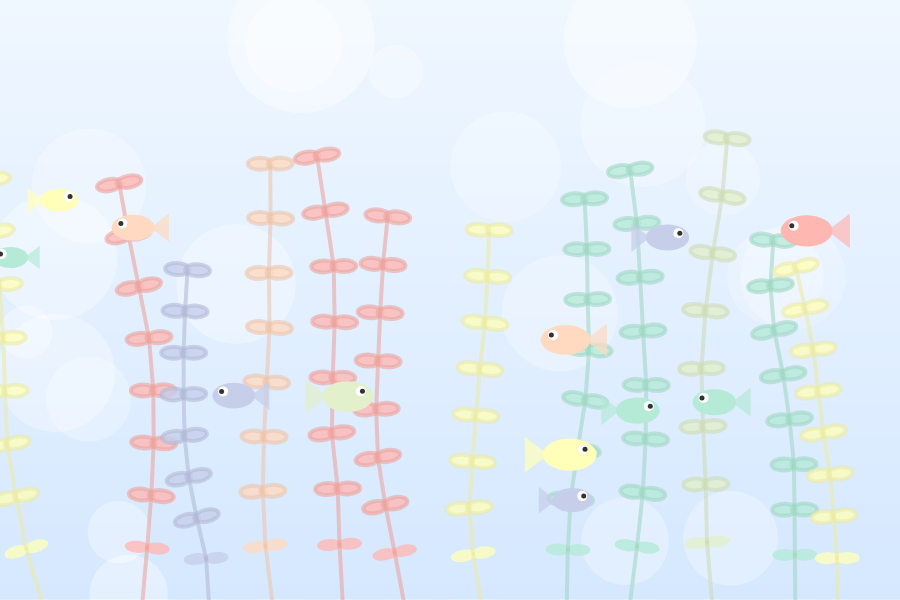
Frame 1 (no input)
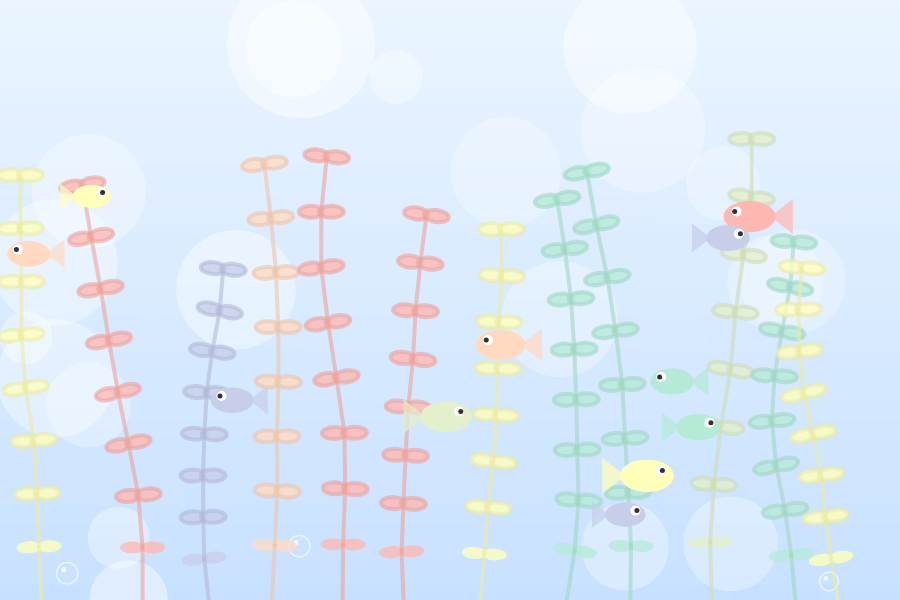
Frame 60 (no input)
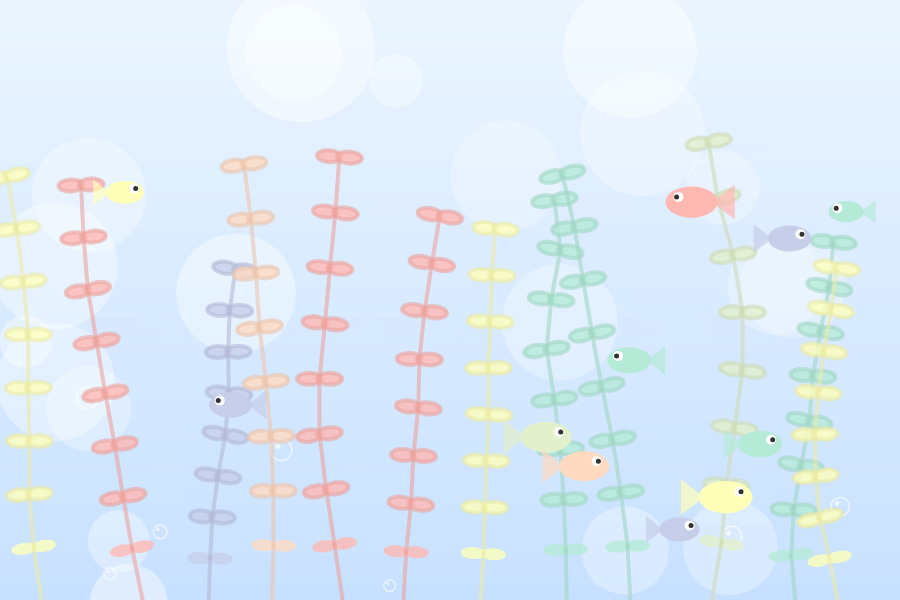
Frame 120 (the mouse pressed at the canvas centre since frame 60)

The p5.js sketch that drew these frames (run headless with seeded random() and noise() and a simulated clock; from frame 60 on, the mouse is pressed at the canvas centre):

// p5.js sketch
// ── sketch.js
let seaweeds = [];
let fishes = [];
let bubbles = [];
let particles = []; // 背景光斑

const PALETTE = [
  [255, 183, 178], // 粉紅
  [255, 218, 193], // 淺橘
  [226, 240, 203], // 嫩綠
  [181, 234, 215], // 薄荷藍
  [199, 206, 234], // 薰衣草紫
  [255, 255, 186]  // 檸檬黃
];

function setup() {
  createCanvas(900, 600);
  
  // 初始化背景光斑
  for (let i = 0; i < 20; i++) {
    particles.push({
      x: random(width),
      y: random(height),
      size: random(50, 150),
      alpha: random(50, 100)
    });
  }

  // 初始化不同顏色的葉片水草
  for (let i = 0; i < 12; i++) {
    let x = map(i, 0, 11, 50, width - 50) + random(-20, 20);
    seaweeds.push(new Seaweed(x, height, random(PALETTE)));
  }
  
  // 增加魚的數量 (共12條)
  for (let i = 0; i < 12; i++) {
    fishes.push(new Fish());
  }
}

function draw() {
  drawWaterBackground();
  
  // 繪製氣泡
  if (frameCount % 15 == 0) bubbles.push(new Bubble());
  for (let b of bubbles) {
    b.update();
    b.display();
  }
  bubbles = bubbles.filter(b => b.y > -20);

  // 繪製水草
  for (let sw of seaweeds) {
    sw.update();
    sw.display();
  }

  // 繪製魚
  for (let f of fishes) {
    f.update();
    f.display();
  }
}

function drawWaterBackground() {
  // 水體漸層
  noStroke();
  for (let i = 0; i < height; i++) {
    let inter = map(i, 0, height, 0, 1);
    let c = lerpColor(color(235, 245, 255), color(200, 225, 255), inter);
    stroke(c);
    line(0, i, width, i);
  }

  // 繪製朦朧光斑
  noStroke();
  for (let p of particles) {
    fill(255, 255, 255, p.alpha);
    ellipse(p.x, p.y + sin(frameCount * 0.01) * 10, p.size);
  }
}

// --- 類別定義 ---

class Seaweed {
  constructor(x, y, col) {
    this.x = x;
    this.y = y;
    this.baseColor = col;
    this.segments = 8;
    this.segLen = random(40, 60);
    this.angleOff = random(1000);
  }

  update() {}

  display() {
    push();
    translate(this.x, this.y);
    noStroke();
    
    let lastX = 0;
    let lastY = 0;

    for (let i = 1; i <= this.segments; i++) {
      // 搖擺計算
      let noiseVal = noise(this.angleOff + i * 0.2 + frameCount * 0.01);
      let angle = map(noiseVal, 0, 1, -QUARTER_PI/2, QUARTER_PI/2);
      
      // 滑鼠互動：靠近時水草會向兩邊避開
      let worldX = this.x + lastX;
      let worldY = this.y + lastY;
      let d = dist(mouseX, mouseY, worldX, worldY);
      if (d < 120) {
        let pushAngle = map(mouseX - worldX, -120, 120, QUARTER_PI, -QUARTER_PI);
        angle += pushAngle * 0.5;
      }

      let nextX = lastX + sin(angle) * this.segLen;
      let nextY = lastY - cos(angle) * this.segLen;

      // 繪製葉片 (馬卡龍色)
      fill(this.baseColor[0], this.baseColor[1], this.baseColor[2], 200);
      push();
      translate(nextX, nextY);
      rotate(angle);
      // 畫左右兩片對稱的葉子
      ellipse(-10, 0, 25, 12); 
      ellipse(10, 0, 25, 12);
      pop();

      // 繪製莖
      stroke(this.baseColor[0]-20, this.baseColor[1]-20, this.baseColor[2]-20, 150);
      strokeWeight(4);
      line(lastX, lastY, nextX, nextY);
      
      lastX = nextX;
      lastY = nextY;
    }
    pop();
  }
}

class Fish {
  constructor() {
    this.pos = createVector(random(width), random(50, height - 100));
    this.vel = createVector(random(-2, 2), random(-0.5, 0.5));
    this.size = random(35, 55);
    this.color = random(PALETTE);
    this.maxSpeed = random(1.5, 3);
  }

  update() {
    // 滑鼠互動：魚會躲避滑鼠
    let mouse = createVector(mouseX, mouseY);
    let d = p5.Vector.dist(this.pos, mouse);
    if (d < 100) {
      let flee = p5.Vector.sub(this.pos, mouse);
      flee.setMag(0.5);
      this.vel.add(flee);
      this.vel.limit(this.maxSpeed * 2); // 驚嚇時跑比較快
    } else {
      this.vel.limit(this.maxSpeed);
    }

    this.pos.add(this.vel);
    
    // 邊界反彈
    if (this.pos.x > width + 50) this.pos.x = -50;
    if (this.pos.x < -50) this.pos.x = width + 50;
    if (this.pos.y < 20 || this.pos.y > height - 50) this.vel.y *= -1;
  }

  display() {
    push();
    translate(this.pos.x, this.pos.y);
    if (this.vel.x < 0) scale(-1, 1);
    
    noStroke();
    // 魚身
    fill(this.color);
    ellipse(0, 0, this.size, this.size * 0.6);
    // 尾巴
    fill(this.color[0], this.color[1], this.color[2], 180);
    triangle(-this.size/2.5, 0, -this.size/1.2, -this.size/3, -this.size/1.2, this.size/3);
    // 眼睛
    fill(255);
    ellipse(this.size/4, -this.size/10, 10);
    fill(50);
    ellipse(this.size/3.5, -this.size/10, 5);
    pop();
  }
}

class Bubble {
  constructor() {
    this.x = random(width);
    this.y = height + 20;
    this.r = random(4, 12);
    this.speed = random(1, 3);
    this.wave = random(100);
  }

  update() {
    this.y -= this.speed;
    this.x += sin(frameCount * 0.05 + this.wave) * 0.5;
  }

  display() {
    stroke(255, 255, 255, 150);
    strokeWeight(1.5);
    noFill();
    circle(this.x, this.y, this.r * 2);
    // 氣泡高光
    noStroke();
    fill(255, 255, 255, 180);
    circle(this.x - this.r/3, this.y - this.r/3, this.r/2);
  }
}
